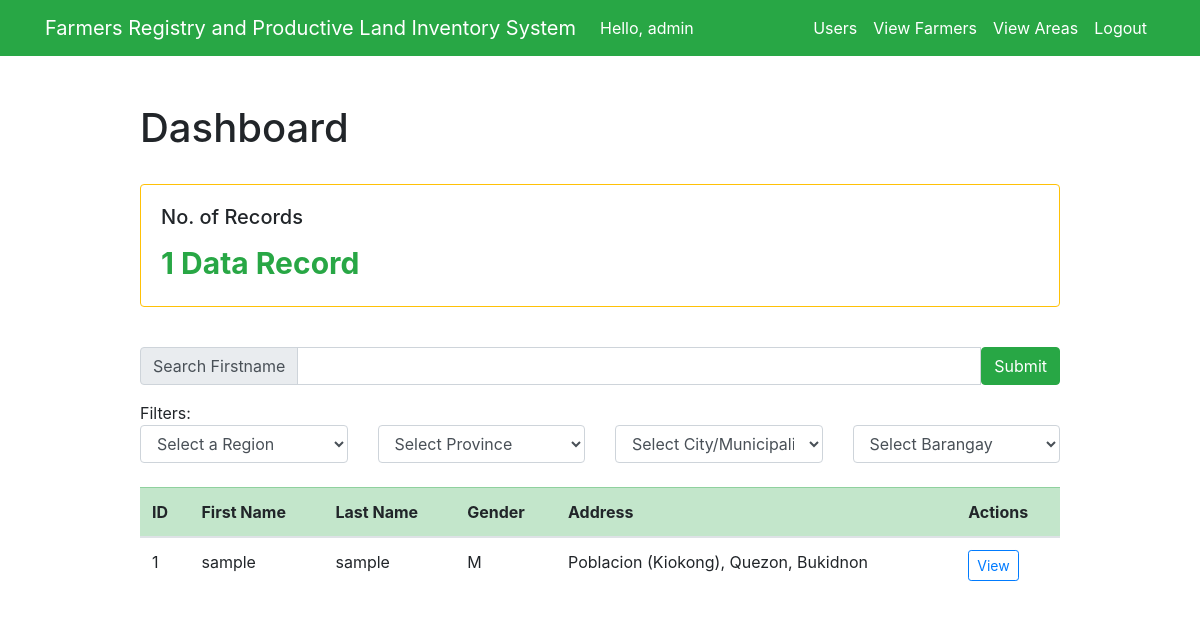
Before: /dashboard/ (signed in) with the older database file.
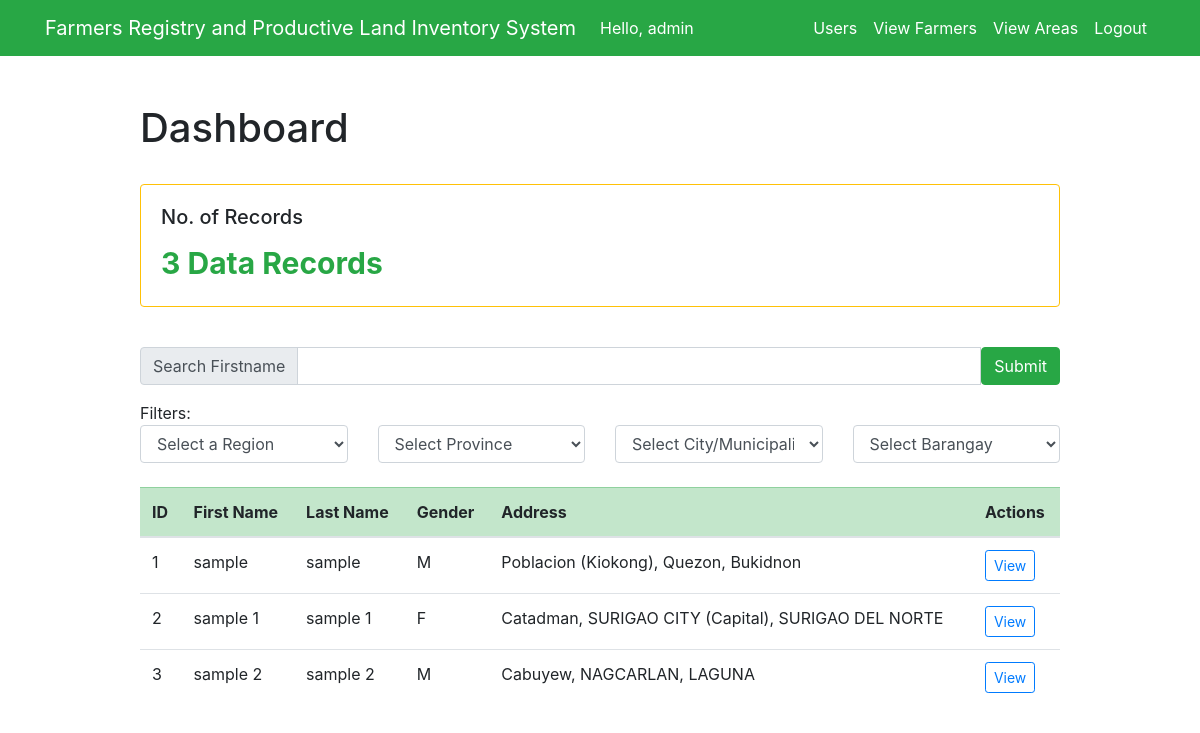
After: the same page with the newer database file.
### test_app/models.py (models this page shows, shortened)
class Farmer(models.Model):
    MALE = 'M'
    FEMALE = 'F'
    PERSON_GENDER = [
        (MALE, 'Male'),
        (FEMALE, 'Female'),
    ]
    MARRIED = 'MARRIED'
    SINGLE = 'SINGLE'
    DIVORCED = 'DIVORCED'
    WIDOWED = 'WIDOWED'
    PERSON_CIVIL_STATUS = [
        (MARRIED, 'Married'),
        (SINGLE, 'Single'),
        (DIVORCED, 'Divorced'),
        (WIDOWED, 'Widowed'),
    ]
    assigned_id = models.CharField(max_length=20, blank=True, null=True)
    first_name = models.CharField(max_length=200, blank=False)
    last_name = models.CharField(max_length=200, blank=False)
    middle_name = models.CharField(max_length=200, blank=False)
    gender = models.CharField(max_length=1, choices=PERSON_GENDER, default=MALE)
    region = models.CharField(max_length=200)
    province = models.CharField(max_length=200)
    muncity = models.CharField(max_length=200)
    brgy = models.CharField(max_length=200)
    address = models.TextField(blank=True)
    contact_no = models.CharField(max_length=20, blank=True, null=True)
    tin = models.CharField(max_length=20, blank=True, null=True)
    philhealth = models.CharField(max_length=20, blank=True, null=True)
    sss = models.CharField(max_length=20, blank=True, null=True)
    pagibig = models.CharField(max_length=20, blank=True, null=True)
    civil_status = models.CharField(max_length=20, blank=True, null=True, choices=PERSON_CIVIL_STATUS, default=SINGLE)
    nationality = models.CharField(max_length=50, blank=True, null=True)
    birthdate = models.DateField(default=None)
    spouse = models.CharField(max_length=250, blank=True, null=True)
    date_created = models.DateTimeField(auto_now_add=True)

### test_app/views.py (the view, shortened to what this page needs)
# urls.py: path('dashboard/', views.user_dashboard, name='user_dashboard'),
@login_required(login_url='/')
def user_dashboard(request):
    if request.method == 'GET':
        if request.user.is_superuser is not True:
            return redirect('user_info')
        else:
            data_entries = Farmer.objects.all()
            regions = RegionCode.objects.all()
            raw_income = Profile.objects.all()
            list_income = []
            if not raw_income:
                mean_income = 0
            else:
                list_income.clear()
                for every_income in raw_income:
                    list_income.append(every_income.income_annual)
                np_income = np.array([list_income])
                mean_income = np.mean(np_income)
            context = {
                'data_entries': data_entries,
                'income': mean_income,
                'regions': regions,
            }
            return render(request, 'test_app/dashboard.html', context)

### test_app/templates/test_app/dashboard.html (shortened to what this page needs)
{% extends "test_app/base.html" %}
{% block content %}
{% load table_tags %}
<div class="row justify-content-center mt-5">
    <div class="col-md-10">
        <h1>Dashboard</h1>
        <br>
        <div class="row">
            <div class="col-sm-12 col-lg-12">
                <div class="card border-warning mb-3">
                    <div class="card-body text-warning">
                        <h5 class="card-title text-body">No. of Records</h5>
                        {% if data_entries %}
                            <p class="card-text text-success" style="font-size: 30px;"><strong>{{ data_entries.count }} Data Record{{ data_entries.count|pluralize }}</strong></p>
                        {% else %}
                            <p class="card-text text-danger" style="font-size: 30px;"><strong>No Data Entries</strong></p>
                        {% endif %}
                    </div>
                </div>
            </div>
        </div>
        <br>
        <form action="" id="searchForm" method="POST">
            <div class="input-group mb-3">
                <div class="input-group-prepend">
                    <span class="input-group-text" id="inputGroup-sizing-default">Search Firstname</span>
                </div>
                <input type="text" class="form-control" aria-label="Search" aria-describedby="inputGroup-sizing-default" id="search" name="search">
                <button type="submit" class="btn btn-success">Submit</button>
            </div>
            Filters: <br>
            <div class="row">
                <div class="col-sm-12 col-md-6 col-lg-3">
                    <select class="form-select form-control" name="region" id="region" onchange="populateProvince(this)" aria-label="Select Region">
                        <option value="0" selected>Select a Region</option>
                    </select>
                </div>
                <div class="col-sm-12 col-md-6 col-lg-3">
                    <select class="form-select form-control" name="province" id="province" onchange="populateMunCity(this)" aria-label="Select Province">
                        <option value="0" selected>Select Province</option>
                    </select>
                </div>
                <div class="col-sm-12 col-md-6 col-lg-3">
                    <select class="form-select form-control" name="muncity" id="muncity" onchange="populateBrgy(this)" aria-label="Select City/Municipality">
                        <option value="0" selected>Select City/Municipality</option>
                    </select>
                </div>
                <div class="col-sm-12 col-md-6 col-lg-3">
                    <select class="form-select form-control" name="brgy" id="brgy" aria-label="Select Barangay">
                        <option value="0" selected>Select Barangay</option>
                    </select>
                </div>
            </div>
        </form>
        <br>
        <table class="table table-hover table-stripped table-responsive-md" id="profile_list">
            <thead class="table-success">
                <tr>
                    <th scope="col">ID</th>
                    <th scope="col">First Name</th>
                    <th scope="col">Last Name</th>
                    <th scope="col">Gender</th>
                    <th scope="col">Address</th>
                    <th scope="col" align="center">Actions</th>
                </tr>
            </thead>
            <tbody>
                {% for data in data_entries %}
                    <tr>
                        <td scope="row">{{ data.id }}</td>
                        <td>{{ data.first_name }}</td>
                        <td>{{ data.last_name }}</td>
                        <td>{{ data.gender }}</td>
                        <td>{{ data.address }}</td>
                        <td><a type="button" class="btn btn-outline-primary btn-sm text-primary" href="{% url 'view_user' data.id %}">View</a>
                    </tr>
                {% endfor %}
            </tbody>
        </table>
    </div>
</div>
{% endblock %}

Changed rows visible on the page:
added Farmer: id "2", first_name "sample 1", last_name "sample 1", gender "F", address "Catadman, SURIGAO CITY (Capital), SURIGAO DEL NORTE"
added Farmer: id "3", first_name "sample 2", last_name "sample 2", gender "M", address "Cabuyew, NAGCARLAN, LAGUNA"
Other visible differences:
{{ data_entries.count }}: "1" → "3"
